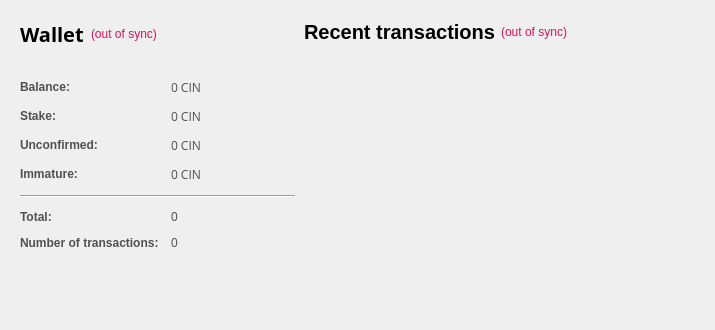
<?xml version="1.0" encoding="UTF-8"?>
<ui version="4.0">
 <class>OverviewPage</class>
 <widget class="QWidget" name="OverviewPage">
  <property name="geometry">
   <rect>
    <x>0</x>
    <y>0</y>
    <width>575</width>
    <height>417</height>
   </rect>
  </property>
  <property name="sizePolicy">
   <sizepolicy hsizetype="Minimum" vsizetype="Preferred">
    <horstretch>0</horstretch>
    <verstretch>0</verstretch>
   </sizepolicy>
  </property>
  <property name="maximumSize">
   <size>
    <width>575</width>
    <height>16777215</height>
   </size>
  </property>
  <property name="windowTitle">
   <string>Form</string>
  </property>
  <property name="styleSheet">
   <string notr="true">color:#505050;
font-family:'Open Sans,sans-serif';</string>
  </property>
  <layout class="QGridLayout" name="gridLayout_2">
   <property name="sizeConstraint">
    <enum>QLayout::SetFixedSize</enum>
   </property>
   <property name="leftMargin">
    <number>11</number>
   </property>
   <property name="horizontalSpacing">
    <number>0</number>
   </property>
   <item row="1" column="1">
    <layout class="QVBoxLayout" name="verticalLayout_3">
     <property name="spacing">
      <number>7</number>
     </property>
     <item>
      <widget class="QFrame" name="frame_2">
       <property name="sizePolicy">
        <sizepolicy hsizetype="Fixed" vsizetype="Preferred">
         <horstretch>0</horstretch>
         <verstretch>0</verstretch>
        </sizepolicy>
       </property>
       <property name="minimumSize">
        <size>
         <width>400</width>
         <height>0</height>
        </size>
       </property>
       <property name="maximumSize">
        <size>
         <width>450</width>
         <height>16777215</height>
        </size>
       </property>
       <layout class="QVBoxLayout" name="verticalLayout">
        <property name="leftMargin">
         <number>0</number>
        </property>
        <item>
         <layout class="QHBoxLayout" name="horizontalLayout_2">
          <item>
           <widget class="QLabel" name="label_4">
            <property name="text">
             <string>&lt;html&gt;&lt;head/&gt;&lt;body&gt;&lt;p&gt;&lt;span style=&quot; font-size:20px; font-weight:600; color:#000000;&quot;&gt;Recent transactions&lt;/span&gt;&lt;/p&gt;&lt;/body&gt;&lt;/html&gt;</string>
            </property>
           </widget>
          </item>
          <item>
           <widget class="QLabel" name="labelTransactionsStatus">
            <property name="toolTip">
             <string>The displayed information may be out of date. Your Wallet automatically synchronizes with the Cinder network after a connection is established, but this process has not completed yet.</string>
            </property>
            <property name="styleSheet">
             <string notr="true">QLabel { color: red; }</string>
            </property>
            <property name="text">
             <string notr="true">&lt;html&gt;&lt;head/&gt;&lt;body&gt;&lt;p&gt;&lt;span style=&quot; color:#d31360;&quot;&gt;(out of sync)&lt;/span&gt;&lt;/p&gt;&lt;/body&gt;&lt;/html&gt;</string>
            </property>
            <property name="alignment">
             <set>Qt::AlignRight|Qt::AlignTrailing|Qt::AlignVCenter</set>
            </property>
           </widget>
          </item>
          <item>
           <spacer name="horizontalSpacer">
            <property name="orientation">
             <enum>Qt::Horizontal</enum>
            </property>
            <property name="sizeHint" stdset="0">
             <size>
              <width>40</width>
              <height>20</height>
             </size>
            </property>
           </spacer>
          </item>
         </layout>
        </item>
        <item>
         <spacer name="verticalSpacer_6">
          <property name="orientation">
           <enum>Qt::Vertical</enum>
          </property>
          <property name="sizeType">
           <enum>QSizePolicy::Maximum</enum>
          </property>
          <property name="sizeHint" stdset="0">
           <size>
            <width>20</width>
            <height>13</height>
           </size>
          </property>
         </spacer>
        </item>
        <item>
         <widget class="QListView" name="listTransactions">
          <property name="sizePolicy">
           <sizepolicy hsizetype="Fixed" vsizetype="Expanding">
            <horstretch>0</horstretch>
            <verstretch>0</verstretch>
           </sizepolicy>
          </property>
          <property name="maximumSize">
           <size>
            <width>400</width>
            <height>16777215</height>
           </size>
          </property>
          <property name="styleSheet">
           <string notr="true">QListView { background: transparent;font-size:12px;  }</string>
          </property>
          <property name="frameShape">
           <enum>QFrame::NoFrame</enum>
          </property>
          <property name="verticalScrollBarPolicy">
           <enum>Qt::ScrollBarAlwaysOff</enum>
          </property>
          <property name="horizontalScrollBarPolicy">
           <enum>Qt::ScrollBarAlwaysOff</enum>
          </property>
          <property name="selectionMode">
           <enum>QAbstractItemView::NoSelection</enum>
          </property>
         </widget>
        </item>
       </layout>
      </widget>
     </item>
    </layout>
   </item>
   <item row="1" column="0">
    <layout class="QVBoxLayout" name="verticalLayout_2">
     <property name="spacing">
      <number>1</number>
     </property>
     <item>
      <widget class="QFrame" name="frame">
       <property name="sizePolicy">
        <sizepolicy hsizetype="Fixed" vsizetype="Preferred">
         <horstretch>0</horstretch>
         <verstretch>0</verstretch>
        </sizepolicy>
       </property>
       <property name="maximumSize">
        <size>
         <width>350</width>
         <height>16777215</height>
        </size>
       </property>
       <layout class="QVBoxLayout" name="verticalLayout_4">
        <item>
         <layout class="QHBoxLayout" name="horizontalLayout_4">
          <property name="spacing">
           <number>7</number>
          </property>
          <item>
           <widget class="QLabel" name="label_5">
            <property name="font">
             <font>
              <family>Open Sans,sans-serif</family>
             </font>
            </property>
            <property name="text">
             <string>&lt;html&gt;&lt;head/&gt;&lt;body&gt;&lt;p&gt;&lt;span style=&quot; font-size:20px; font-weight:600; color:#000000;&quot;&gt;Wallet&lt;/span&gt;&lt;/p&gt;&lt;/body&gt;&lt;/html&gt;</string>
            </property>
           </widget>
          </item>
          <item>
           <widget class="QLabel" name="labelWalletStatus">
            <property name="toolTip">
             <string>The displayed information may be out of date. Your Wallet automatically synchronizes with the Cinder network after a connection is established, but this process has not completed yet.</string>
            </property>
            <property name="styleSheet">
             <string notr="true">QLabel { color: red; }</string>
            </property>
            <property name="text">
             <string notr="true">&lt;html&gt;&lt;head/&gt;&lt;body&gt;&lt;p&gt;&lt;span style=&quot; color:#d31360;&quot;&gt;(out of sync)&lt;/span&gt;&lt;/p&gt;&lt;/body&gt;&lt;/html&gt;</string>
            </property>
            <property name="alignment">
             <set>Qt::AlignLeading|Qt::AlignLeft|Qt::AlignVCenter</set>
            </property>
           </widget>
          </item>
          <item>
           <spacer name="horizontalSpacer_2">
            <property name="orientation">
             <enum>Qt::Horizontal</enum>
            </property>
            <property name="sizeHint" stdset="0">
             <size>
              <width>40</width>
              <height>20</height>
             </size>
            </property>
           </spacer>
          </item>
         </layout>
        </item>
        <item>
         <spacer name="horizontalSpacer_3">
          <property name="orientation">
           <enum>Qt::Horizontal</enum>
          </property>
          <property name="sizeHint" stdset="0">
           <size>
            <width>275</width>
            <height>5</height>
           </size>
          </property>
         </spacer>
        </item>
        <item>
         <spacer name="verticalSpacer_5">
          <property name="orientation">
           <enum>Qt::Vertical</enum>
          </property>
          <property name="sizeType">
           <enum>QSizePolicy::Maximum</enum>
          </property>
          <property name="sizeHint" stdset="0">
           <size>
            <width>20</width>
            <height>20</height>
           </size>
          </property>
         </spacer>
        </item>
        <item>
         <layout class="QFormLayout" name="formLayout_2">
          <property name="fieldGrowthPolicy">
           <enum>QFormLayout::AllNonFixedFieldsGrow</enum>
          </property>
          <property name="horizontalSpacing">
           <number>12</number>
          </property>
          <property name="verticalSpacing">
           <number>12</number>
          </property>
          <item row="0" column="0">
           <widget class="QLabel" name="label">
            <property name="text">
             <string>&lt;html&gt;&lt;head/&gt;&lt;body&gt;&lt;p&gt;&lt;span style=&quot; font-weight:600;&quot;&gt;Balance:&lt;/span&gt;&lt;/p&gt;&lt;/body&gt;&lt;/html&gt;</string>
            </property>
           </widget>
          </item>
          <item row="0" column="1">
           <widget class="QLabel" name="labelBalance">
            <property name="font">
             <font>
              <family>Open Sans,sans-serif</family>
             </font>
            </property>
            <property name="cursor">
             <cursorShape>IBeamCursor</cursorShape>
            </property>
            <property name="toolTip">
             <string>Your current balance</string>
            </property>
            <property name="text">
             <string notr="true">0 CIN</string>
            </property>
            <property name="textInteractionFlags">
             <set>Qt::LinksAccessibleByMouse|Qt::TextSelectableByKeyboard|Qt::TextSelectableByMouse</set>
            </property>
           </widget>
          </item>
          <item row="1" column="0">
           <widget class="QLabel" name="label_6">
            <property name="text">
             <string>&lt;html&gt;&lt;head/&gt;&lt;body&gt;&lt;p&gt;&lt;span style=&quot; font-weight:600;&quot;&gt;Stake:&lt;/span&gt;&lt;/p&gt;&lt;/body&gt;&lt;/html&gt;</string>
            </property>
           </widget>
          </item>
          <item row="1" column="1">
           <widget class="QLabel" name="labelStake">
            <property name="font">
             <font>
              <family>Open Sans,sans-serif</family>
             </font>
            </property>
            <property name="cursor">
             <cursorShape>IBeamCursor</cursorShape>
            </property>
            <property name="toolTip">
             <string>Total of coins that was staked, and do not yet count toward the current balance</string>
            </property>
            <property name="text">
             <string notr="true">0 CIN</string>
            </property>
            <property name="textInteractionFlags">
             <set>Qt::LinksAccessibleByMouse|Qt::TextSelectableByKeyboard|Qt::TextSelectableByMouse</set>
            </property>
           </widget>
          </item>
          <item row="2" column="0">
           <widget class="QLabel" name="label_3">
            <property name="text">
             <string>&lt;html&gt;&lt;head/&gt;&lt;body&gt;&lt;p&gt;&lt;span style=&quot; font-weight:600;&quot;&gt;Unconfirmed:&lt;/span&gt;&lt;/p&gt;&lt;/body&gt;&lt;/html&gt;</string>
            </property>
           </widget>
          </item>
          <item row="2" column="1">
           <widget class="QLabel" name="labelUnconfirmed">
            <property name="font">
             <font>
              <family>Open Sans,sans-serif</family>
             </font>
            </property>
            <property name="cursor">
             <cursorShape>IBeamCursor</cursorShape>
            </property>
            <property name="toolTip">
             <string>Total of transactions that have yet to be confirmed, and do not yet count toward the current balance</string>
            </property>
            <property name="text">
             <string notr="true">0 CIN</string>
            </property>
            <property name="textInteractionFlags">
             <set>Qt::LinksAccessibleByMouse|Qt::TextSelectableByKeyboard|Qt::TextSelectableByMouse</set>
            </property>
           </widget>
          </item>
          <item row="3" column="0">
           <widget class="QLabel" name="labelImmatureText">
            <property name="text">
             <string>&lt;html&gt;&lt;head/&gt;&lt;body&gt;&lt;p&gt;&lt;span style=&quot; font-weight:600;&quot;&gt;Immature:&lt;/span&gt;&lt;/p&gt;&lt;/body&gt;&lt;/html&gt;</string>
            </property>
           </widget>
          </item>
          <item row="3" column="1">
           <widget class="QLabel" name="labelImmature">
            <property name="font">
             <font>
              <family>Open Sans,sans-serif</family>
             </font>
            </property>
            <property name="toolTip">
             <string>Mined balance that has not yet matured</string>
            </property>
            <property name="text">
             <string notr="true">0 CIN</string>
            </property>
            <property name="textInteractionFlags">
             <set>Qt::LinksAccessibleByMouse|Qt::TextSelectableByKeyboard|Qt::TextSelectableByMouse</set>
            </property>
           </widget>
          </item>
          <item row="4" column="0" colspan="2">
           <widget class="Line" name="line">
            <property name="sizePolicy">
             <sizepolicy hsizetype="Expanding" vsizetype="Fixed">
              <horstretch>140</horstretch>
              <verstretch>0</verstretch>
             </sizepolicy>
            </property>
            <property name="orientation">
             <enum>Qt::Horizontal</enum>
            </property>
           </widget>
          </item>
          <item row="5" column="0">
           <widget class="QLabel" name="label_10">
            <property name="text">
             <string>&lt;html&gt;&lt;head/&gt;&lt;body&gt;&lt;p&gt;&lt;span style=&quot; font-weight:600;&quot;&gt;Total:&lt;/span&gt;&lt;/p&gt;&lt;/body&gt;&lt;/html&gt;</string>
            </property>
           </widget>
          </item>
          <item row="5" column="1">
           <widget class="QLabel" name="labelTotal">
            <property name="toolTip">
             <string>Total number of transactions in wallet</string>
            </property>
            <property name="text">
             <string notr="true">0</string>
            </property>
           </widget>
          </item>
          <item row="6" column="0">
           <widget class="QLabel" name="label_2">
            <property name="text">
             <string>&lt;html&gt;&lt;head/&gt;&lt;body&gt;&lt;p&gt;&lt;span style=&quot; font-weight:600;&quot;&gt;Number of transactions:&lt;/span&gt;&lt;/p&gt;&lt;/body&gt;&lt;/html&gt;</string>
            </property>
           </widget>
          </item>
          <item row="6" column="1">
           <widget class="QLabel" name="labelNumTransactions">
            <property name="toolTip">
             <string>Total number of transactions in wallet</string>
            </property>
            <property name="text">
             <string notr="true">0</string>
            </property>
           </widget>
          </item>
         </layout>
        </item>
        <item>
         <spacer name="verticalSpacer_2">
          <property name="orientation">
           <enum>Qt::Vertical</enum>
          </property>
          <property name="sizeHint" stdset="0">
           <size>
            <width>20</width>
            <height>20</height>
           </size>
          </property>
         </spacer>
        </item>
        <item>
         <widget class="QLabel" name="wallet">
          <property name="layoutDirection">
           <enum>Qt::LeftToRight</enum>
          </property>
          <property name="styleSheet">
           <string notr="true"/>
          </property>
          <property name="text">
           <string/>
          </property>
          <property name="alignment">
           <set>Qt::AlignCenter</set>
          </property>
         </widget>
        </item>
        <item>
         <spacer name="verticalSpacer">
          <property name="orientation">
           <enum>Qt::Vertical</enum>
          </property>
          <property name="sizeHint" stdset="0">
           <size>
            <width>20</width>
            <height>20</height>
           </size>
          </property>
         </spacer>
        </item>
       </layout>
      </widget>
     </item>
    </layout>
   </item>
  </layout>
 </widget>
 <resources/>
 <connections/>
</ui>
